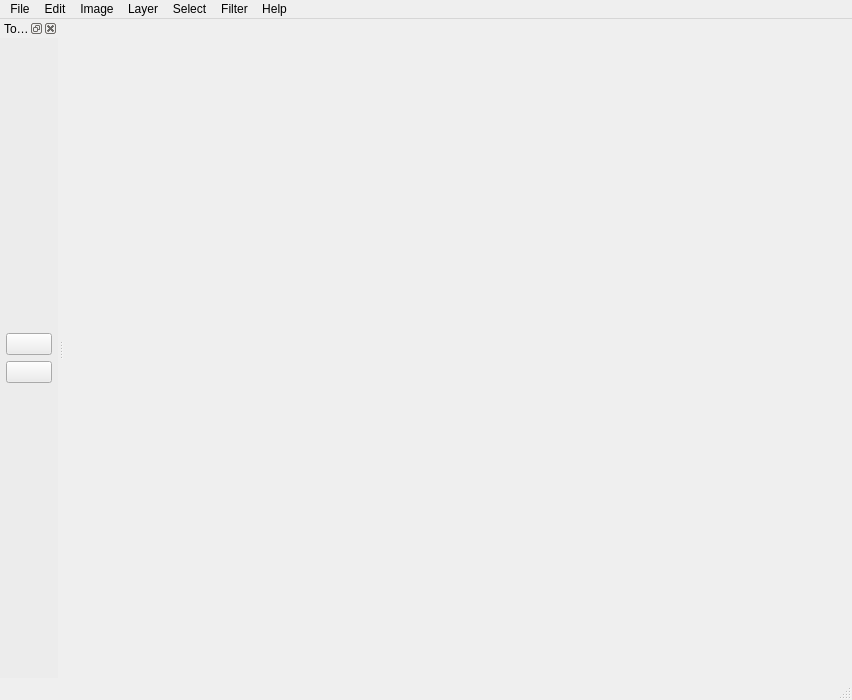
<?xml version="1.0" encoding="UTF-8"?>
<ui version="4.0">
 <class>MainWindow</class>
 <widget class="QMainWindow" name="MainWindow">
  <property name="geometry">
   <rect>
    <x>0</x>
    <y>0</y>
    <width>852</width>
    <height>700</height>
   </rect>
  </property>
  <property name="windowTitle">
   <string>NeoIMP 1.0.0</string>
  </property>
  <property name="documentMode">
   <bool>false</bool>
  </property>
  <widget class="QWidget" name="centralwidget">
   <layout class="QGridLayout" name="gridLayout_2"/>
  </widget>
  <widget class="QMenuBar" name="menubar">
   <property name="geometry">
    <rect>
     <x>0</x>
     <y>0</y>
     <width>852</width>
     <height>22</height>
    </rect>
   </property>
   <widget class="QMenu" name="menuFile">
    <property name="title">
     <string>File</string>
    </property>
    <addaction name="action_New"/>
    <addaction name="action_Open"/>
    <addaction name="separator"/>
    <addaction name="actionE_xit"/>
   </widget>
   <widget class="QMenu" name="menuEdit">
    <property name="title">
     <string>Edit</string>
    </property>
   </widget>
   <widget class="QMenu" name="menuImage">
    <property name="title">
     <string>Image</string>
    </property>
   </widget>
   <widget class="QMenu" name="menuLayer">
    <property name="title">
     <string>Layer</string>
    </property>
   </widget>
   <widget class="QMenu" name="menuFilter">
    <property name="title">
     <string>Filter</string>
    </property>
   </widget>
   <widget class="QMenu" name="menuHelp">
    <property name="title">
     <string>Help</string>
    </property>
   </widget>
   <widget class="QMenu" name="menuSelect">
    <property name="title">
     <string>Select</string>
    </property>
   </widget>
   <addaction name="menuFile"/>
   <addaction name="menuEdit"/>
   <addaction name="menuImage"/>
   <addaction name="menuLayer"/>
   <addaction name="menuSelect"/>
   <addaction name="menuFilter"/>
   <addaction name="menuHelp"/>
  </widget>
  <widget class="QStatusBar" name="statusbar"/>
  <widget class="QDockWidget" name="Toolbar">
   <property name="sizePolicy">
    <sizepolicy hsizetype="Preferred" vsizetype="Minimum">
     <horstretch>0</horstretch>
     <verstretch>0</verstretch>
    </sizepolicy>
   </property>
   <property name="contextMenuPolicy">
    <enum>Qt::ActionsContextMenu</enum>
   </property>
   <property name="styleSheet">
    <string notr="true">background-color: rgb(236, 236, 236);</string>
   </property>
   <property name="floating">
    <bool>false</bool>
   </property>
   <property name="allowedAreas">
    <set>Qt::LeftDockWidgetArea|Qt::RightDockWidgetArea</set>
   </property>
   <property name="windowTitle">
    <string>Tools</string>
   </property>
   <attribute name="dockWidgetArea">
    <number>1</number>
   </attribute>
   <widget class="QWidget" name="ToolbarContents">
    <layout class="QGridLayout" name="gridLayout">
     <property name="leftMargin">
      <number>6</number>
     </property>
     <property name="topMargin">
      <number>6</number>
     </property>
     <property name="rightMargin">
      <number>6</number>
     </property>
     <property name="bottomMargin">
      <number>6</number>
     </property>
     <item row="0" column="1">
      <layout class="QGridLayout" name="gridLayout_3">
       <property name="verticalSpacing">
        <number>6</number>
       </property>
       <item row="0" column="0">
        <widget class="QPushButton" name="SelectButton">
         <property name="text">
          <string/>
         </property>
         <property name="icon">
          <iconset resource="Icons.qrc">
           <normaloff>:/icons/Icons/selection.png</normaloff>:/icons/Icons/selection.png</iconset>
         </property>
        </widget>
       </item>
       <item row="1" column="0">
        <widget class="QPushButton" name="CageButton">
         <property name="text">
          <string/>
         </property>
         <property name="icon">
          <iconset resource="Icons.qrc">
           <normaloff>:/icons/Icons/cage.png</normaloff>:/icons/Icons/cage.png</iconset>
         </property>
        </widget>
       </item>
      </layout>
     </item>
    </layout>
   </widget>
  </widget>
  <action name="actionE_xit">
   <property name="text">
    <string>E&amp;xit</string>
   </property>
  </action>
  <action name="action_New">
   <property name="text">
    <string>&amp;New...</string>
   </property>
   <property name="shortcut">
    <string>Ctrl+N</string>
   </property>
  </action>
  <action name="action_Open">
   <property name="text">
    <string>&amp;Open...</string>
   </property>
   <property name="shortcut">
    <string>Ctrl+O</string>
   </property>
  </action>
 </widget>
 <resources>
  <include location="Icons.qrc"/>
 </resources>
 <connections/>
</ui>
